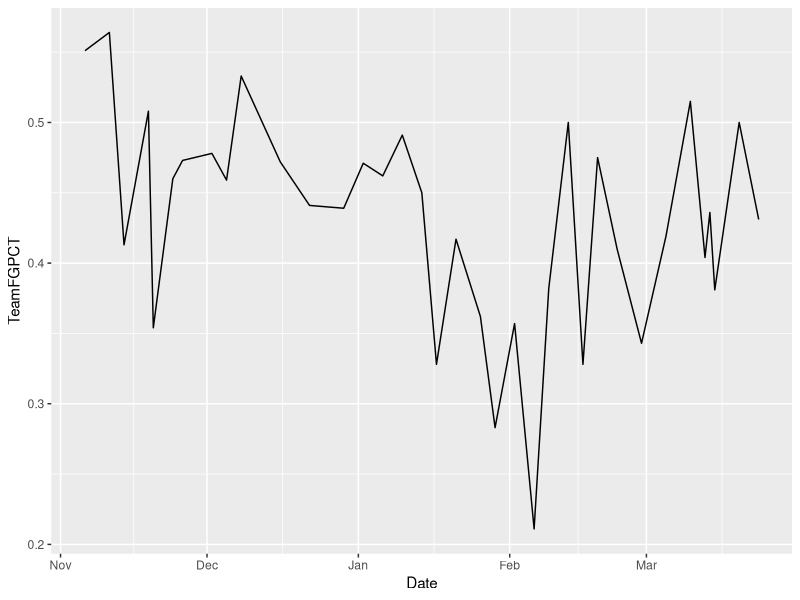
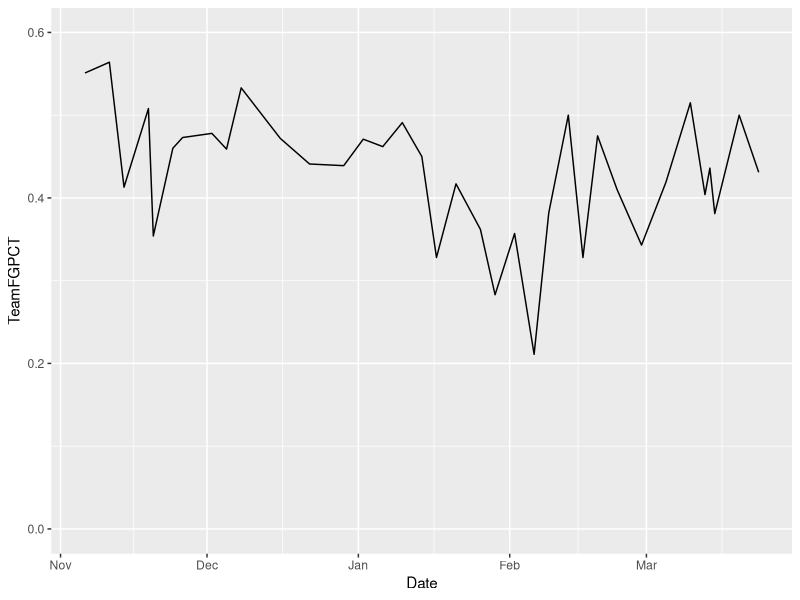
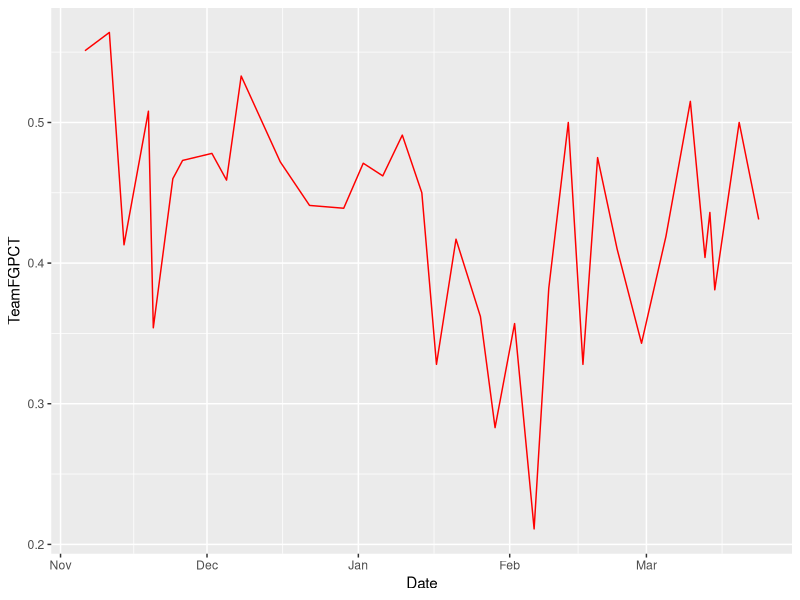
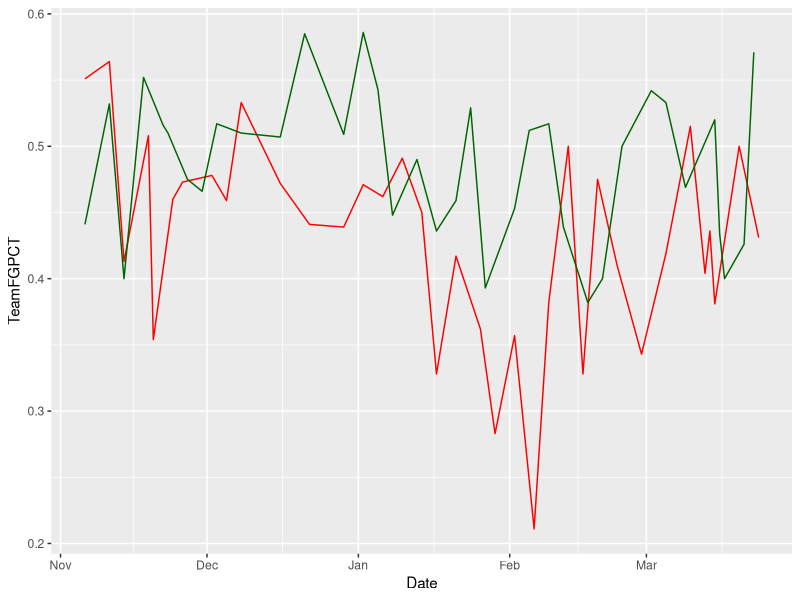
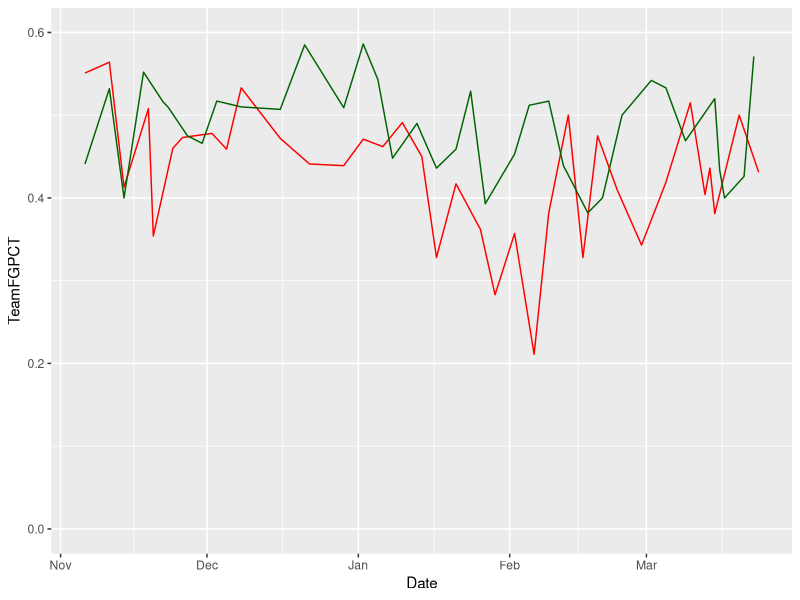
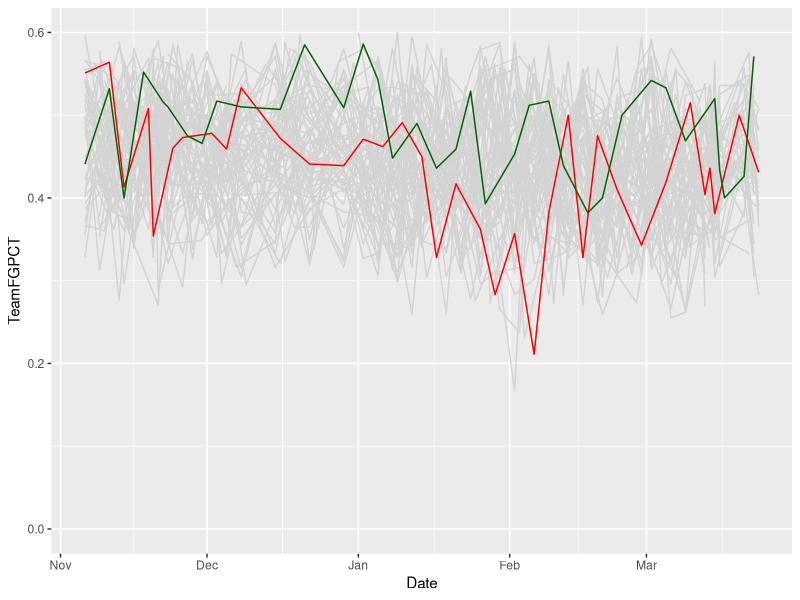
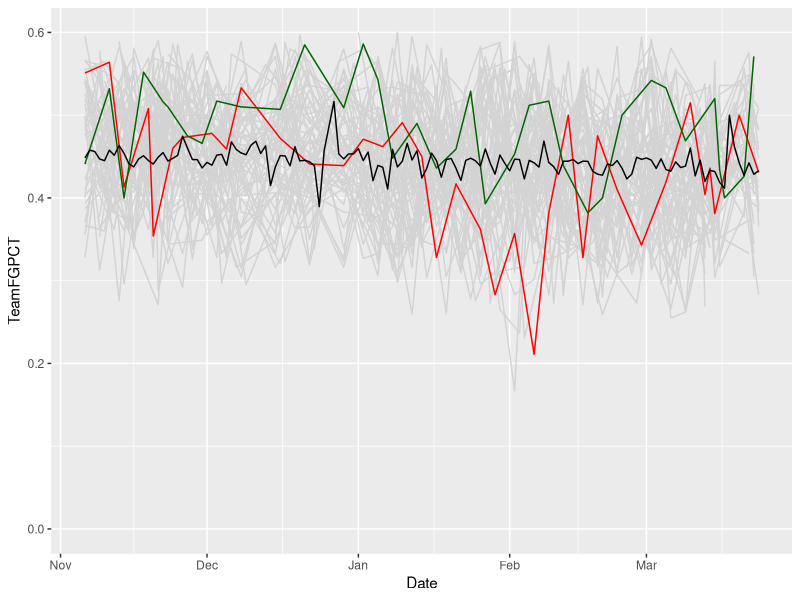

Generate these figures, in order, with R:
## ---- chunk 1
library(tidyverse)
## ---- chunk 2
logs <- read_csv("data/logs19.csv")
## ---- chunk 3
nu <- logs %>% filter(Team == "Nebraska Cornhuskers")
## ---- chunk 4
ggplot(nu, aes(x=Date, y=TeamFGPCT)) + geom_line()
## ---- chunk 5
ggplot(nu, aes(x=Date, y=TeamFGPCT)) + geom_line() + scale_y_continuous(limits = c(0, .6))
## ---- chunk 6
msu <- logs %>% filter(Team == "Michigan State Spartans")
## ---- chunk 7
ggplot() + geom_line(data=nu, aes(x=Date, y=TeamFGPCT), color="red")
## ---- chunk 8
ggplot() + geom_line(data=nu, aes(x=Date, y=TeamFGPCT), color="red") + geom_line(data=msu, aes(x=Date, y=TeamFGPCT), color="dark green")
## ---- chunk 9
ggplot() + geom_line(data=nu, aes(x=Date, y=TeamFGPCT), color="red") + geom_line(data=msu, aes(x=Date, y=TeamFGPCT), color="dark green") + scale_y_continuous(limits = c(0, .6))
## ---- chunk 10
powerfive <- c("SEC", "Big Ten", "Pac-12", "Big 12", "ACC")

p5conf <- logs %>% filter(Conference %in% powerfive)
## ---- chunk 11
ggplot() + geom_line(data=p5conf, aes(x=Date, y=TeamFGPCT, group=Team), color="light grey") + geom_line(data=nu, aes(x=Date, y=TeamFGPCT), color="red") + geom_line(data=msu, aes(x=Date, y=TeamFGPCT), color="dark green") + scale_y_continuous(limits = c(0, .6))
## ---- chunk 12
average <- logs %>% group_by(Date) %>% summarise(mean_shooting=mean(TeamFGPCT))
## ---- chunk 13
ggplot() + geom_line(data=p5conf, aes(x=Date, y=TeamFGPCT, group=Team), color="light grey") + geom_line(data=nu, aes(x=Date, y=TeamFGPCT), color="red") + geom_line(data=msu, aes(x=Date, y=TeamFGPCT), color="dark green") + geom_line(data=average, aes(x=Date, y=mean_shooting), color="black") + scale_y_continuous(limits = c(0, .6))
